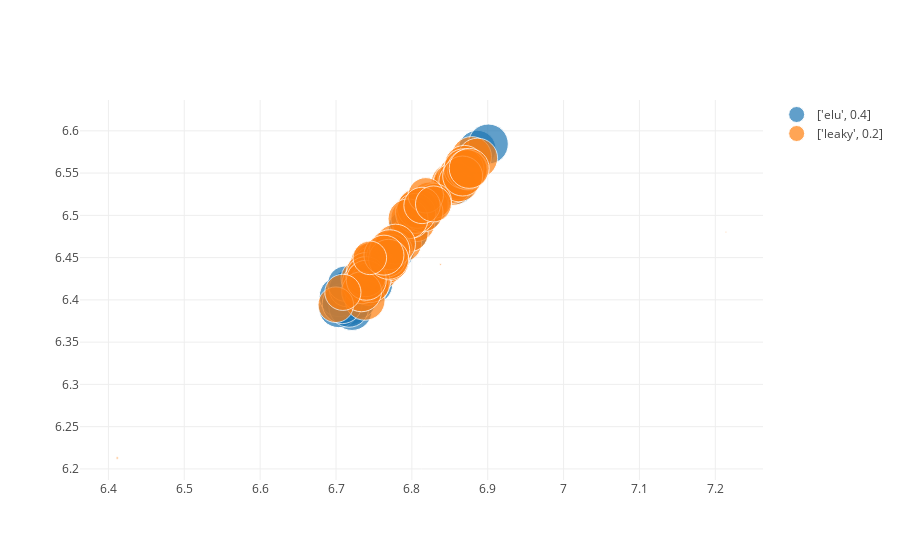

The notebook cell this image was saved under:
### Code cell
results.results_dataframe_graph(facet='activation_full',att=['full', 'fulldrop', 'drop', 'lag'])

### Figure 1 — Plotly figure (JSON) as saved in the notebook; plotly's stock layout.template omitted (floating-point values rounded to 4 significant figures)
{"data": [{"marker": {"size": [40, 40, 40, 40, 40, 40, 40, 40, 40, 40, 37.6, 40, 38.8, 40, 37.2, 40, 36, 36.4, 36.8, 36.4, 37.2, 37.6, 40, 40, 40, 40, 39.8, 40, 40, 40, 35.4, 36.2, 36.2, 35.4, 37.2, 37.6]}, "mode": "markers", "name": "['elu', 0.4]", "text": ["full:[512, 128]-fulldrop:0.0-drop:0.0-lag:12-activation_full:['elu', 0.4]", "full:[512, 128]-fulldrop:0.3-drop:0.0-lag:12-activation_full:['elu', 0.4]", "full:[512, 256]-fulldrop:0.0-drop:0.0-lag:12-activation_full:['elu', 0.4]", "full:[512, 256]-fulldrop:0.3-drop:0.0-lag:12-activation_full:['elu', 0.4]", "full:[512, 128]-fulldrop:0.0-drop:0.2-lag:12-activation_full:['elu', 0.4]", "full:[512, 128]-fulldrop:0.3-drop:0.2-lag:12-activation_full:['elu', 0.4]", "full:[512, 256]-fulldrop:0.0-drop:0.2-lag:12-activation_full:['elu', 0.4]", "full:[512, 256]-fulldrop:0.3-drop:0.2-lag:12-activation_full:['elu', 0.4]", "full:[256]-fulldrop:0.3-drop:0.0-lag:12-activation_full:['elu', 0.4]", "full:[512]-fulldrop:0.3-drop:0.0-lag:12-activation_full:['elu', 0.4]", "full:[256]-fulldrop:0.3-drop:0.2-lag:12-activation_full:['elu', 0.4]", "full:[512]-fulldrop:0.3-drop:0.2-lag:12-activation_full:['elu', 0.4]", "full:[256]-fulldrop:0.3-drop:0.0-lag:12-activation_full:['elu', 0.4]", "full:[512]-fulldrop:0.3-drop:0.0-lag:12-activation_full:['elu', 0.4]", "full:[256]-fulldrop:0.3-drop:0.2-lag:12-activation_full:['elu', 0.4]", "full:[512]-fulldrop:0.3-drop:0.2-lag:12-activation_full:['elu', 0.4]", "full:[1024]-fulldrop:0.3-drop:0.4-lag:12-activation_full:['elu', 0.4]", "full:[1024]-fulldrop:0.3-drop:0.4-lag:18-activation_full:['elu', 0.4]", "full:[256]-fulldrop:0.3-drop:0.4-lag:12-activation_full:['elu', 0.4]", "full:[256]-fulldrop:0.3-drop:0.4-lag:18-activation_full:['elu', 0.4]", "full:[512]-fulldrop:0.3-drop:0.4-lag:12-activation_full:['elu', 0.4]", "full:[512]-fulldrop:0.3-drop:0.4-lag:18-activation_full:['elu', 0.4]", "full:[512, 128]-fulldrop:0.0-drop:0.0-lag:12-activation_full:['elu', 0.4]", "full:[512, 128]-fulldrop:0.3-drop:0.0-lag:12-activation_full:['elu', 0.4]", "full:[512, 256]-fulldrop:0.0-drop:0.0-lag:12-activation_full:['elu', 0.4]", "full:[512, 256]-fulldrop:0.3-drop:0.0-lag:12-activation_full:['elu', 0.4]", "full:[512, 128]-fulldrop:0.0-drop:0.2-lag:12-activation_full:['elu', 0.4]", "full:[512, 128]-fulldrop:0.3-drop:0.2-lag:12-activation_full:['elu', 0.4]", "full:[512, 256]-fulldrop:0.0-drop:0.2-lag:12-activation_full:['elu', 0.4]", "full:[512, 256]-fulldrop:0.3-drop:0.2-lag:12-activation_full:['elu', 0.4]", "full:[1024]-fulldrop:0.3-drop:0.4-lag:12-activation_full:['elu', 0.4]", "full:[1024]-fulldrop:0.3-drop:0.4-lag:18-activation_full:['elu', 0.4]", "full:[256]-fulldrop:0.3-drop:0.4-lag:12-activation_full:['elu', 0.4]", "full:[256]-fulldrop:0.3-drop:0.4-lag:18-activation_full:['elu', 0.4]", "full:[512]-fulldrop:0.3-drop:0.4-lag:12-activation_full:['elu', 0.4]", "full:[512]-fulldrop:0.3-drop:0.4-lag:18-activation_full:['elu', 0.4]"], "type": "scatter", "uid": "34c42678-9cde-4b5f-a436-d59a98141505", "x": [6.745, 6.723, 6.74, 6.714, 6.748, 6.714, 6.741, 6.718, 6.855, 6.857, 6.886, 6.901, 6.727, 6.745, 6.814, 6.802, 6.793, 6.724, 6.803, 6.749, 6.805, 6.724, 6.733, 6.709, 6.721, 6.704, 6.727, 6.704, 6.717, 6.708, 6.78, 6.715, 6.798, 6.712, 6.763, 6.733], "y": [6.422, 6.409, 6.415, 6.408, 6.419, 6.405, 6.414, 6.394, 6.538, 6.536, 6.578, 6.584, 6.409, 6.42, 6.502, 6.495, 6.486, 6.419, 6.502, 6.426, 6.5, 6.414, 6.416, 6.402, 6.387, 6.391, 6.401, 6.404, 6.391, 6.396, 6.458, 6.413, 6.479, 6.419, 6.444, 6.408]}, {"marker": {"size": [40, 40, 40, 40, 40, 40, 40, 40, 40, 40, 40, 40, 40, 40, 2.8, 1.8, 1.2, 2.4, 40, 40, 37.2, 37.8, 38, 36.6, 36.4, 36.4, 34.8, 36, 36.2, 35.8, 40, 40, 40, 40, 40, 40, 40, 40, 40, 40, 40, 40, 40, 40, 40, 40, 40, 40, 40, 40, 40, 40, 40, 40, 40, 40, 40, 40, 35.4, 35.6, 36.4, 33.6, 36, 36.2]}, "mode": "markers", "name": "['leaky', 0.2]", "text": ["full:[256]-fulldrop:0.3-drop:0.0-lag:12-activation_full:['leaky', 0.2]", "full:[512]-fulldrop:0.3-drop:0.0-lag:12-activation_full:['leaky', 0.2]", "full:[256]-fulldrop:0.3-drop:0.2-lag:12-activation_full:['leaky', 0.2]", "full:[512]-fulldrop:0.3-drop:0.2-lag:12-activation_full:['leaky', 0.2]", "full:[256]-fulldrop:0.3-drop:0.4-lag:12-activation_full:['leaky', 0.2]", "full:[512]-fulldrop:0.3-drop:0.4-lag:12-activation_full:['leaky', 0.2]", "full:[512, 128]-fulldrop:0.0-drop:0.0-lag:12-activation_full:['leaky', 0.2]", "full:[512, 128]-fulldrop:0.3-drop:0.0-lag:12-activation_full:['leaky', 0.2]", "full:[512, 256]-fulldrop:0.0-drop:0.0-lag:12-activation_full:['leaky', 0.2]", "full:[512, 256]-fulldrop:0.3-drop:0.0-lag:12-activation_full:['leaky', 0.2]", "full:[512, 128]-fulldrop:0.0-drop:0.2-lag:12-activation_full:['leaky', 0.2]", "full:[512, 128]-fulldrop:0.3-drop:0.2-lag:12-activation_full:['leaky', 0.2]", "full:[512, 256]-fulldrop:0.0-drop:0.2-lag:12-activation_full:['leaky', 0.2]", "full:[512, 256]-fulldrop:0.3-drop:0.2-lag:12-activation_full:['leaky', 0.2]", "full:[256]-fulldrop:0.3-drop:0.0-lag:12-activation_full:['leaky', 0.2]", "full:[512]-fulldrop:0.3-drop:0.0-lag:12-activation_full:['leaky', 0.2]", "full:[256]-fulldrop:0.3-drop:0.2-lag:12-activation_full:['leaky', 0.2]", "full:[512]-fulldrop:0.3-drop:0.2-lag:12-activation_full:['leaky', 0.2]", "full:[256]-fulldrop:0.3-drop:0.4-lag:12-activation_full:['leaky', 0.2]", "full:[512]-fulldrop:0.3-drop:0.4-lag:12-activation_full:['leaky', 0.2]", "full:[256]-fulldrop:0.3-drop:0.0-lag:12-activation_full:['leaky', 0.2]", "full:[512]-fulldrop:0.3-drop:0.0-lag:12-activation_full:['leaky', 0.2]", "full:[256]-fulldrop:0.3-drop:0.2-lag:12-activation_full:['leaky', 0.2]", "full:[512]-fulldrop:0.3-drop:0.2-lag:12-activation_full:['leaky', 0.2]", "full:[1024]-fulldrop:0.3-drop:0.4-lag:12-activation_full:['leaky', 0.2]", "full:[1024]-fulldrop:0.3-drop:0.4-lag:18-activation_full:['leaky', 0.2]", "full:[256]-fulldrop:0.3-drop:0.4-lag:12-activation_full:['leaky', 0.2]", "full:[256]-fulldrop:0.3-drop:0.4-lag:18-activation_full:['leaky', 0.2]", "full:[512]-fulldrop:0.3-drop:0.4-lag:12-activation_full:['leaky', 0.2]", "full:[512]-fulldrop:0.3-drop:0.4-lag:18-activation_full:['leaky', 0.2]", "full:[128]-fulldrop:0.3-drop:0.1-lag:12-activation_full:['leaky', 0.2]", "full:[256]-fulldrop:0.3-drop:0.1-lag:12-activation_full:['leaky', 0.2]", "full:[512]-fulldrop:0.3-drop:0.1-lag:12-activation_full:['leaky', 0.2]", "full:[128]-fulldrop:0.3-drop:0.1-lag:12-activation_full:['leaky', 0.2]", "full:[256]-fulldrop:0.3-drop:0.1-lag:12-activation_full:['leaky', 0.2]", "full:[512]-fulldrop:0.3-drop:0.1-lag:12-activation_full:['leaky', 0.2]", "full:[256]-fulldrop:0.3-drop:0.0-lag:12-activation_full:['leaky', 0.2]", "full:[512]-fulldrop:0.3-drop:0.0-lag:12-activation_full:['leaky', 0.2]", "full:[256]-fulldrop:0.3-drop:0.2-lag:12-activation_full:['leaky', 0.2]", "full:[512]-fulldrop:0.3-drop:0.2-lag:12-activation_full:['leaky', 0.2]", "full:[256]-fulldrop:0.3-drop:0.4-lag:12-activation_full:['leaky', 0.2]", "full:[512]-fulldrop:0.3-drop:0.4-lag:12-activation_full:['leaky', 0.2]", "full:[256]-fulldrop:0.3-drop:0.0-lag:12-activation_full:['leaky', 0.2]", "full:[256]-fulldrop:0.4-drop:0.0-lag:12-activation_full:['leaky', 0.2]", "full:[512, 128]-fulldrop:0.0-drop:0.0-lag:12-activation_full:['leaky', 0.2]", "full:[512, 128]-fulldrop:0.3-drop:0.0-lag:12-activation_full:['leaky', 0.2]", "full:[512, 256]-fulldrop:0.0-drop:0.0-lag:12-activation_full:['leaky', 0.2]", "full:[512, 256]-fulldrop:0.3-drop:0.0-lag:12-activation_full:['leaky', 0.2]", "full:[512]-fulldrop:0.3-drop:0.0-lag:12-activation_full:['leaky', 0.2]", "full:[512]-fulldrop:0.4-drop:0.0-lag:12-activation_full:['leaky', 0.2]", "full:[256]-fulldrop:0.3-drop:0.2-lag:12-activation_full:['leaky', 0.2]", "full:[256]-fulldrop:0.4-drop:0.2-lag:12-activation_full:['leaky', 0.2]", "full:[512, 128]-fulldrop:0.0-drop:0.2-lag:12-activation_full:['leaky', 0.2]", "full:[512, 128]-fulldrop:0.3-drop:0.2-lag:12-activation_full:['leaky', 0.2]", "full:[512, 256]-fulldrop:0.0-drop:0.2-lag:12-activation_full:['leaky', 0.2]", "full:[512, 256]-fulldrop:0.3-drop:0.2-lag:12-activation_full:['leaky', 0.2]", "full:[512]-fulldrop:0.3-drop:0.2-lag:12-activation_full:['leaky', 0.2]", "full:[512]-fulldrop:0.4-drop:0.2-lag:12-activation_full:['leaky', 0.2]", "full:[1024]-fulldrop:0.3-drop:0.4-lag:12-activation_full:['leaky', 0.2]", "full:[1024]-fulldrop:0.3-drop:0.4-lag:18-activation_full:['leaky', 0.2]", "full:[256]-fulldrop:0.3-drop:0.4-lag:12-activation_full:['leaky', 0.2]", "full:[256]-fulldrop:0.3-drop:0.4-lag:18-activation_full:['leaky', 0.2]", "full:[512]-fulldrop:0.3-drop:0.4-lag:12-activation_full:['leaky', 0.2]", "full:[512]-fulldrop:0.3-drop:0.4-lag:18-activation_full:['leaky', 0.2]"], "type": "scatter", "uid": "029d22f7-8524-4271-86d2-e0d6a1127879", "x": [6.851, 6.862, 6.854, 6.86, 6.854, 6.862, 6.764, 6.755, 6.761, 6.75, 6.76, 6.749, 6.757, 6.746, 6.787, 6.838, 7.214, 6.412, 6.879, 6.887, 6.788, 6.767, 6.823, 6.806, 6.824, 6.75, 6.829, 6.767, 6.798, 6.73, 6.799, 6.805, 6.815, 6.807, 6.805, 6.795, 6.869, 6.874, 6.868, 6.873, 6.867, 6.876, 6.774, 6.772, 6.743, 6.74, 6.738, 6.734, 6.77, 6.766, 6.778, 6.771, 6.745, 6.739, 6.734, 6.74, 6.769, 6.763, 6.818, 6.7, 6.813, 6.745, 6.828, 6.709], "y": [6.538, 6.547, 6.536, 6.542, 6.538, 6.54, 6.449, 6.447, 6.444, 6.446, 6.44, 6.44, 6.435, 6.444, 6.456, 6.442, 6.48, 6.213, 6.57, 6.568, 6.467, 6.442, 6.517, 6.491, 6.512, 6.427, 6.517, 6.455, 6.479, 6.426, 6.497, 6.506, 6.504, 6.508, 6.502, 6.496, 6.559, 6.554, 6.555, 6.554, 6.547, 6.556, 6.458, 6.454, 6.417, 6.432, 6.4, 6.419, 6.446, 6.45, 6.466, 6.459, 6.42, 6.428, 6.41, 6.423, 6.448, 6.453, 6.524, 6.394, 6.512, 6.45, 6.514, 6.409]}], "layout": {}}
